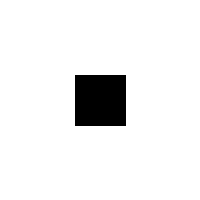
Frame 1 (no input)
Frame 60 (the mouse pressed at the canvas centre just before this capture): identical to frame 1, image omitted
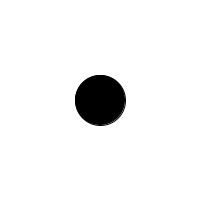
Frame 120 (the mouse held since frame 60 and released just before this capture)

The Processing sketch that drew these frames (run headless with seeded random() and noise(); from frame 60 on, the mouse is pressed at the canvas centre):

// Processing sketch: processing_21633
// ── processing_21633.pde

void setup(){
  size(200,200);
}

void draw(){
  background(255);
  stroke(0);
  
  
  if(mouseX < width/3){
    rectMode(CENTER);
    fill(0);
    rect(width/2,height/2,50,50);
  } else if (mouseX < 2*width/3) {
    ellipseMode(CENTER);
    fill(0);
    ellipse(width/2,height/2,50,50);
  } else {
    fill(0);
    triangle(50,150,100,70,150,150);
  }
}
